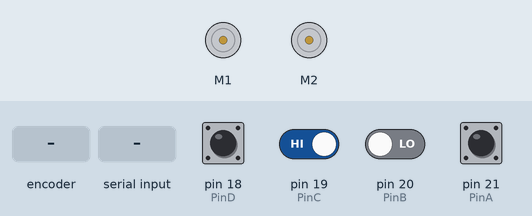
Bench run of a sketch on a simulated Arduino Mega 2560, built with avr-gcc and run on an emulated ATmega2560. Parts: 2 × DC motor (green arrow = forward, orange = backward, longer = faster). The test bench sets the inputs (shaded band); at power-on: pin 19 (PinC), pin 21 (PinA) HIGH, pin 18 (PinD), pin 20 (PinB) LOW. What the sketch prints to the serial monitor is not drawn.

Above: at 1.2 s.
1.3 s: rotary encoder on pin 21 (PinA) / pin 20 (PinB) turned 3 steps (first pin leading)
3.4 s: pin 18 (PinD) driven HIGH
At 4.6 s:
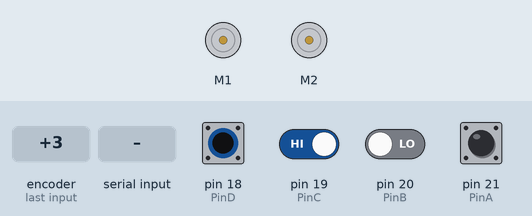
4.9 s: "5\n" received over the second serial link
7.9 s: pin 18 (PinD) driven LOW
At 9.1 s:
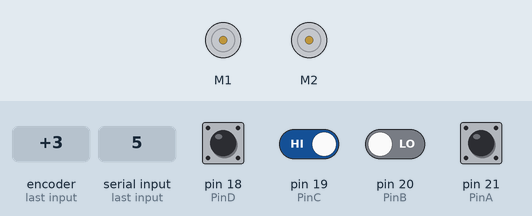
10.9 s: pin 19 (PinC) driven LOW
At 11.4 s:
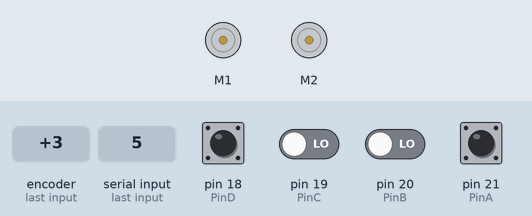
13.9 s: pin 18 (PinD) pulsed HIGH 5 times (0.12 s each, 0.3 s apart)
At 14.12 s:
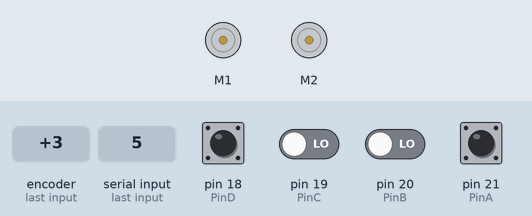
Timing chart, 0 to 16.9 s (numbered marks = the images above; inputs shaded):
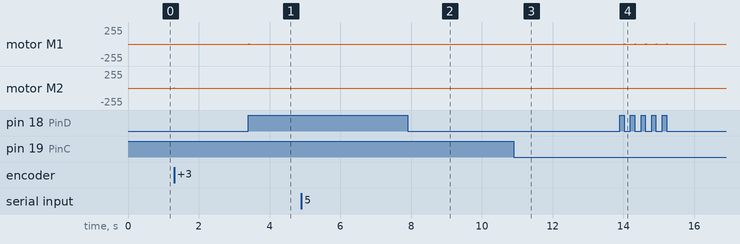

Measured:
- after the input at 3.4 s, motor M1: stopped → forward 4/255 at once, → stopped 0.01 s later
- after the input at 4.9 s, every drawn part: stays the same
- after the input at 7.9 s, motor M1: stopped → backward 4/255 at once, → stopped 0.01 s later
- after the input at 10.9 s, motor M1: stopped → backward 4/255 at once, → stopped 0.01 s later
- after the input at 13.9 s, motor M1: stopped → backward 4/255 at once, then repeats every 0.30 s: stopped 0.11 s, forward 4/255 0.01 s, stopped 0.17 s, backward 4/255 0.01 s, until it stays stopped from 15.2 s

The sketch:

codigo_arduino.ino
```cpp
#include <DualVNH5019MotorShield.h>
DualVNH5019MotorShield md;
#include <QTRSensors.h>

#define PinA 21
#define PinB 20
#define PinC 19
#define PinD 18

volatile double pos1 = 0.0;
volatile double pos1_prev = 0.0;
volatile double pos2 = 0.0;
volatile double pos2_prev = 0.0;
float vel1, vel2;
float ref1, ref2;
const int limit = 230;

unsigned long newtime = 0.0;
unsigned long time_ant;
float Period = 10000.0;  // 10 ms
float Period_seg = 0.01;

char msgEnd = ';';
bool newMsg = false;
String msg;

float motorout_prev1 = 0.0;
float motorout_prev2 = 0.0;
float motorout1;
float motorout2;
float kp = 2.0;        // Constante de proporcionalidad
float ki = 1.6;       // Constante de integración
float kd = 0.002;       // Constante de derivación
float k0 = kp*(1 + ki*Period_seg + kd/Period_seg);
float k1 = -kp*(1 + 2*kd/Period_seg);
float k2 = kp*kd/Period_seg;
float error1;
float error2;
float error_prev1 = 0.0;
float error_prev2 = 0.0;
float error_pprev1 = 0.0;
float error_pprev2 = 0.0;


void setup(){
  Serial.begin(119500);
  Serial3.begin(38400);
  md.init();

  pinMode(PinA, INPUT);
  pinMode(PinB, INPUT);
  pinMode(PinC, INPUT);
  pinMode(PinD, INPUT);

  attachInterrupt(digitalPinToInterrupt(PinA), EncoderA, CHANGE);
  attachInterrupt(digitalPinToInterrupt(PinB), EncoderB, CHANGE);
  attachInterrupt(digitalPinToInterrupt(PinC), EncoderC, CHANGE);
  attachInterrupt(digitalPinToInterrupt(PinD), EncoderD, CHANGE);
}

void loop(){
  msg = readBuff();
  if (newMsg){
    Serial.println(msg);
    int index = msg.indexOf(",");
    // Limitar según capacidad de los motores
    ref1 = min(max(msg.substring(0,index).toFloat(), -limit), limit);
    ref2 = min(max(msg.substring(index + 1, msg.length()).toFloat(), -limit), limit);
    newMsg = false;
  }

  if (micros() - newtime >= Period){
    newtime = micros();
    // Calculando Velocidad del motor
    float rpm = 31250;
    vel1 = (float)(pos1 - pos1_prev) * rpm / (newtime - time_ant); //RPM
    vel2 = (float)(pos2 - pos2_prev) * rpm / (newtime - time_ant); //RPM

    time_ant = newtime;
    pos1_prev = pos1;
    pos2_prev = pos2;

    Serial.print(vel1);
    Serial.print(",");
    Serial.print(ref1);
    Serial.print(",");
    Serial.print(vel2);
    Serial.print(",");
    Serial.println(ref2);

    md.setM1Speed(-PID2());
    md.setM2Speed(PID1());
  }
}

// ****************************************************
// ****************************************************
// ****************************************************
// ****************************************************
// ****************************************************

String readBuff() {
  String buffArray;
  //int i = 0;

  while (Serial3.available() > 0) { //Entro a este while mientras exista algo en el puerto serial
    char buff = Serial3.read(); //Leo el byte entrante
    if (buff == msgEnd) {
      newMsg = true;
      break; //Si el byte entrante coincide con mi delimitador, me salgo del while
    } else {
      buffArray += buff; //Si no, agrego el byte a mi string para construir el mensaje
      //i += 1;
    }
    delay(10);
  }

  return buffArray;  //Retorno el mensaje
}

void EncoderA() {
  if (digitalRead(PinA) != digitalRead(PinB)) { //
    pos1 = pos1 + 1;
  }
  else { //reversa
    pos1 = pos1 - 1;
  }
}
void EncoderB() {
  if (digitalRead(PinA) == digitalRead(PinB)) { //
    pos1 = pos1 + 1;
  }
  else { //Reversa
    pos1 = pos1 - 1;
  }
}
void EncoderC() {
  if (digitalRead(PinC) != digitalRead(PinD)) { //
    pos2 = pos2 + 1;
  }
  else { //reversa
    pos2 = pos2 - 1;
  }
}
void EncoderD() {
  if (digitalRead(PinC) == digitalRead(PinD)) { //
    pos2 = pos2 + 1;
  }
  else { //Reversa
    pos2 = pos2 - 1;
  }
}

// Controlador PID
float PID1(){
    error1 = (ref1 - vel1);
    motorout1 = motorout_prev1 + k0*error1 + k1*error_prev1 + k2*error_pprev1;
    motorout_prev1 = motorout1;
    error_pprev1 = error_prev1;
    error_prev1 = error1;
    return motorout1;
}

float PID2(){
    error2 = (ref2 - vel2);
    motorout2 = motorout_prev2 + k0*error2 + k1*error_prev2 + k2*error_pprev2;
    motorout_prev2 = motorout2;
    error_pprev2 = error_prev2;
    error_prev2 = error2;
    return motorout2;
}
```
